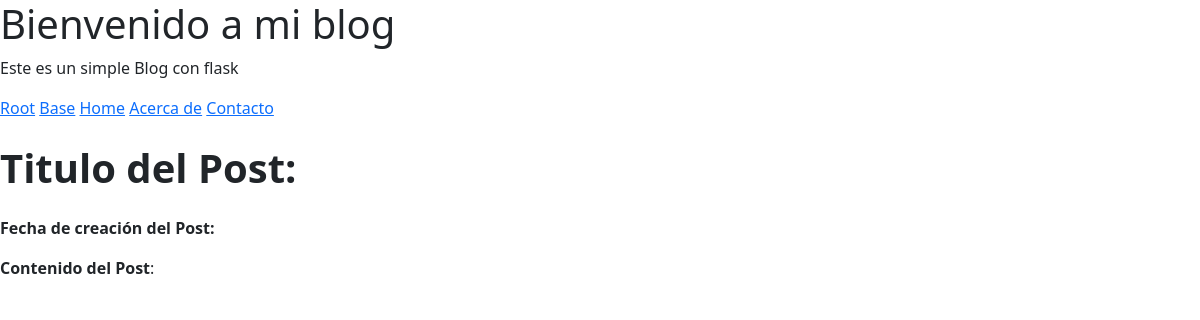
/post/6, run on an earlier commit of the app's database.
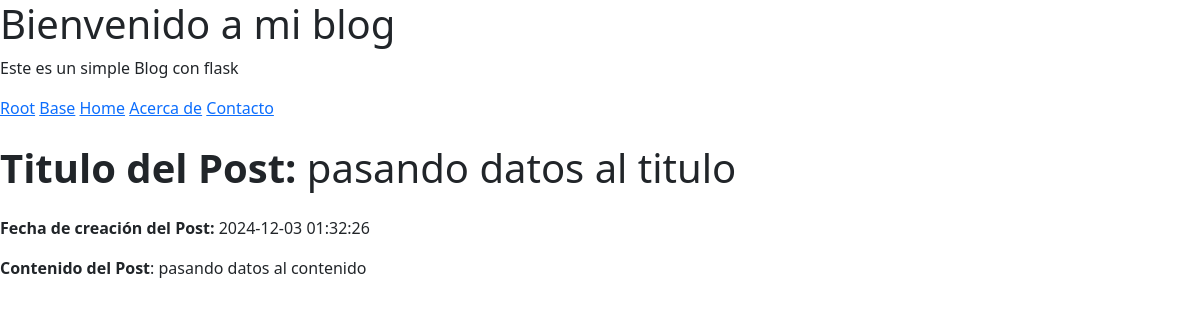
And on a later commit of the database.
### tables this page shows
CREATE TABLE posts (
    id INTEGER PRIMARY KEY AUTOINCREMENT,
    created TIMESTAMP NOT NULL DEFAULT CURRENT_TIMESTAMP,
    title TEXT NOT NULL,
    content TEXT NOT NULL
);

### app.py (the view)
@app.route("/post/<int:post_id>", methods=["GET"])
def get_one_post(post_id: int):
    conn = get_db_connection()
    post = conn.execute('SELECT * FROM posts WHERE id = ?', (post_id,)).fetchone()
    conn.close()
    return render_template('post/post.html', post=post)

### app.py (called while the page is built)
def get_db_connection():
    conn = sqlite3.connect("database.db")
    conn.row_factory = sqlite3.Row
    return conn

### templates/post/post.html (shortened to what this page needs)
{% extends 'base.html' %}
{% block content %}
<h1 class="my-4"><strong>Titulo del Post:</strong> {{ post['title'] }}</h1>
<p><strong>Fecha de creación del Post:</strong> {{ post['created'] }}</p>
<p class="mb-4"><strong>Contenido del Post</strong>: {{ post['content'] }}</p>
{% endblock %}

What changed in the data, as far as the page shows it:
added posts: title "pasando datos al titulo", created "2024-12-03 01:32:26", content "pasando datos al contenido"
